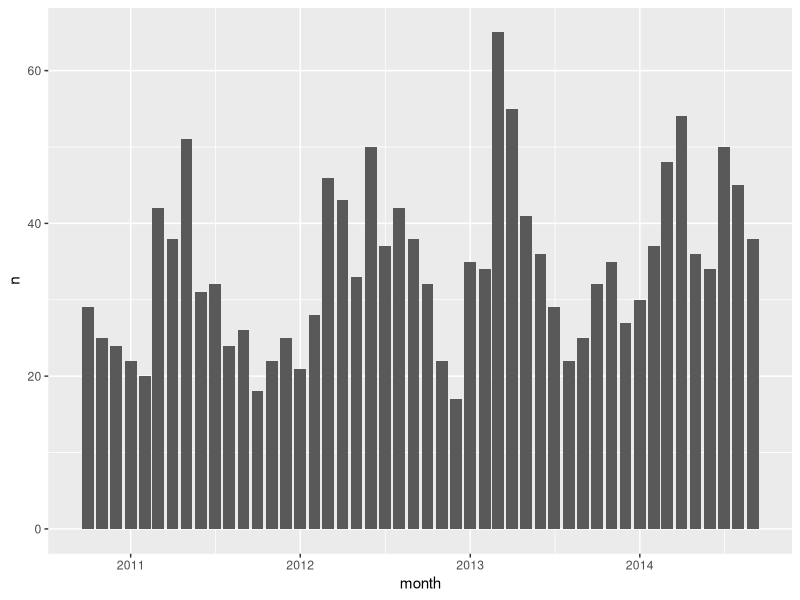
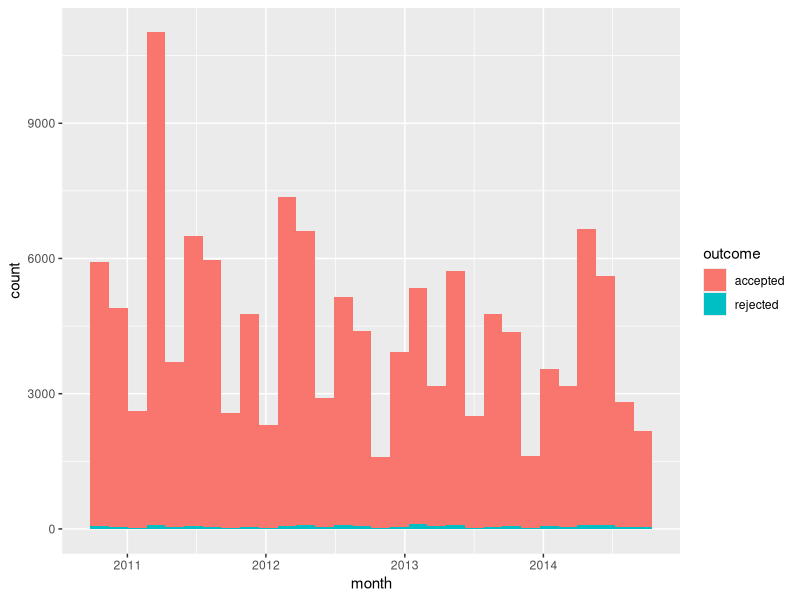

The R source for these figures, in order:
## ---- chunk 1
knitr::opts_chunk$set(echo = TRUE)
library(tidyverse)

accepted <- read_csv(here::here("data/accepted-plates.csv")) %>% mutate(outcome = "accepted")
rejected <- read_csv(here::here("data/rejected-plates.csv")) %>% mutate(outcome = "rejected")
red_guide <- read_csv(here::here("data/red-guide.csv"))
## ---- chunk 2
rejected %>% 
  group_by(plate) %>% 
  summarise(n = n()) %>% 
  arrange(-n)

rejected %>% 
  mutate(month = lubridate::floor_date(date, "month")) %>% 
  group_by(month) %>% 
  summarise(n = n()) %>% 
  ggplot(aes(x = month, y = n)) +
  geom_bar(stat = "identity")

bar_rejected <- rejected %>% 
  mutate(month = lubridate::floor_date(date, "month")) %>% 
  group_by(month) %>% 
  summarise(n = n()) %>% 
  ungroup() %>% 
  mutate(row = row_number())

write_csv(bar_rejected, here::here("data/bar_rejected.csv"))
## ---- chunk 3
overall <- rejected %>% 
  rbind(accepted) %>% 
  mutate(month = lubridate::floor_date(date, "month")) %>% 
  group_by(month) %>% 
  arrange(outcome) %>% 
  mutate(num = row_number())

write_csv(overall, "data/overall.csv")  

overall %>% 
  ggplot(aes(x = month)) +
  geom_histogram(aes(fill = outcome))


overall_bar_data <- overall %>% 
  group_by(month, outcome) %>% 
  summarise(n = n()) 
 
  
group_indices(overall, month)
